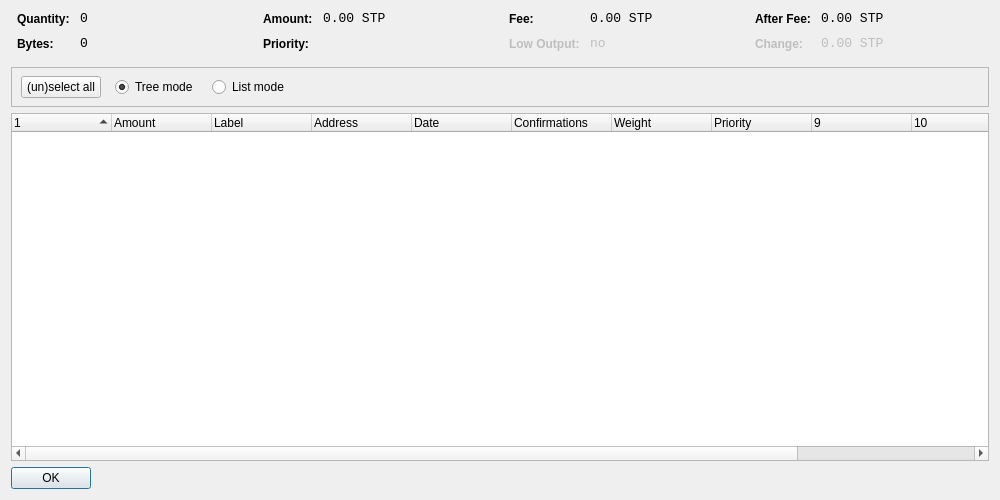
<?xml version="1.0" encoding="UTF-8"?>
<ui version="4.0">
 <class>CoinControlDialog</class>
 <widget class="QWidget" name="CoinControlDialog">
  <property name="geometry">
   <rect>
    <x>0</x>
    <y>0</y>
    <width>1000</width>
    <height>500</height>
   </rect>
  </property>
  <property name="windowTitle">
   <string>Coin Control</string>
  </property>
  <layout class="QVBoxLayout" name="verticalLayout">
   <item>
    <layout class="QHBoxLayout" name="horizontalLayoutTop" stretch="0,0,0,0">
     <property name="topMargin">
      <number>0</number>
     </property>
     <property name="bottomMargin">
      <number>10</number>
     </property>
     <item>
      <layout class="QFormLayout" name="formLayoutCoinControl1">
       <property name="horizontalSpacing">
        <number>10</number>
       </property>
       <property name="verticalSpacing">
        <number>10</number>
       </property>
       <property name="leftMargin">
        <number>6</number>
       </property>
       <property name="rightMargin">
        <number>6</number>
       </property>
       <item row="0" column="0">
        <widget class="QLabel" name="labelCoinControlQuantityText">
         <property name="styleSheet">
          <string notr="true">font-weight:bold;</string>
         </property>
         <property name="text">
          <string>Quantity:</string>
         </property>
        </widget>
       </item>
       <item row="0" column="1">
        <widget class="QLabel" name="labelCoinControlQuantity">
         <property name="font">
          <font>
           <family>Monospace</family>
           <pointsize>10</pointsize>
          </font>
         </property>
         <property name="cursor">
          <cursorShape>IBeamCursor</cursorShape>
         </property>
         <property name="contextMenuPolicy">
          <enum>Qt::ActionsContextMenu</enum>
         </property>
         <property name="text">
          <string notr="true">0</string>
         </property>
         <property name="textInteractionFlags">
          <set>Qt::LinksAccessibleByMouse|Qt::TextSelectableByKeyboard|Qt::TextSelectableByMouse</set>
         </property>
        </widget>
       </item>
       <item row="1" column="0">
        <widget class="QLabel" name="labelCoinControlBytesText">
         <property name="styleSheet">
          <string notr="true">font-weight:bold;</string>
         </property>
         <property name="text">
          <string>Bytes:</string>
         </property>
        </widget>
       </item>
       <item row="1" column="1">
        <widget class="QLabel" name="labelCoinControlBytes">
         <property name="font">
          <font>
           <family>Monospace</family>
           <pointsize>10</pointsize>
          </font>
         </property>
         <property name="cursor">
          <cursorShape>IBeamCursor</cursorShape>
         </property>
         <property name="contextMenuPolicy">
          <enum>Qt::ActionsContextMenu</enum>
         </property>
         <property name="text">
          <string notr="true">0</string>
         </property>
         <property name="textInteractionFlags">
          <set>Qt::LinksAccessibleByMouse|Qt::TextSelectableByKeyboard|Qt::TextSelectableByMouse</set>
         </property>
        </widget>
       </item>
      </layout>
     </item>
     <item>
      <layout class="QFormLayout" name="formLayoutCoinControl2">
       <property name="horizontalSpacing">
        <number>10</number>
       </property>
       <property name="verticalSpacing">
        <number>10</number>
       </property>
       <property name="leftMargin">
        <number>6</number>
       </property>
       <property name="rightMargin">
        <number>6</number>
       </property>
       <item row="0" column="0">
        <widget class="QLabel" name="labelCoinControlAmountText">
         <property name="styleSheet">
          <string notr="true">font-weight:bold;</string>
         </property>
         <property name="text">
          <string>Amount:</string>
         </property>
        </widget>
       </item>
       <item row="0" column="1">
        <widget class="QLabel" name="labelCoinControlAmount">
         <property name="font">
          <font>
           <family>Monospace</family>
           <pointsize>10</pointsize>
          </font>
         </property>
         <property name="cursor">
          <cursorShape>IBeamCursor</cursorShape>
         </property>
         <property name="contextMenuPolicy">
          <enum>Qt::ActionsContextMenu</enum>
         </property>
         <property name="text">
          <string notr="true">0.00 STP</string>
         </property>
         <property name="textInteractionFlags">
          <set>Qt::LinksAccessibleByMouse|Qt::TextSelectableByKeyboard|Qt::TextSelectableByMouse</set>
         </property>
        </widget>
       </item>
       <item row="1" column="0">
        <widget class="QLabel" name="labelCoinControlPriorityText">
         <property name="styleSheet">
          <string notr="true">font-weight:bold;</string>
         </property>
         <property name="text">
          <string>Priority:</string>
         </property>
        </widget>
       </item>
       <item row="1" column="1">
        <widget class="QLabel" name="labelCoinControlPriority">
         <property name="font">
          <font>
           <family>Monospace</family>
           <pointsize>10</pointsize>
          </font>
         </property>
         <property name="cursor">
          <cursorShape>IBeamCursor</cursorShape>
         </property>
         <property name="contextMenuPolicy">
          <enum>Qt::ActionsContextMenu</enum>
         </property>
         <property name="text">
          <string/>
         </property>
         <property name="textInteractionFlags">
          <set>Qt::LinksAccessibleByMouse|Qt::TextSelectableByKeyboard|Qt::TextSelectableByMouse</set>
         </property>
        </widget>
       </item>
      </layout>
     </item>
     <item>
      <layout class="QFormLayout" name="formLayoutCoinControl3">
       <property name="horizontalSpacing">
        <number>10</number>
       </property>
       <property name="verticalSpacing">
        <number>10</number>
       </property>
       <property name="leftMargin">
        <number>6</number>
       </property>
       <property name="rightMargin">
        <number>6</number>
       </property>
       <item row="0" column="0">
        <widget class="QLabel" name="labelCoinControlFeeText">
         <property name="styleSheet">
          <string notr="true">font-weight:bold;</string>
         </property>
         <property name="text">
          <string>Fee:</string>
         </property>
        </widget>
       </item>
       <item row="0" column="1">
        <widget class="QLabel" name="labelCoinControlFee">
         <property name="font">
          <font>
           <family>Monospace</family>
           <pointsize>10</pointsize>
          </font>
         </property>
         <property name="cursor">
          <cursorShape>IBeamCursor</cursorShape>
         </property>
         <property name="contextMenuPolicy">
          <enum>Qt::ActionsContextMenu</enum>
         </property>
         <property name="text">
          <string notr="true">0.00 STP</string>
         </property>
         <property name="textInteractionFlags">
          <set>Qt::LinksAccessibleByMouse|Qt::TextSelectableByKeyboard|Qt::TextSelectableByMouse</set>
         </property>
        </widget>
       </item>
       <item row="1" column="0">
        <widget class="QLabel" name="labelCoinControlLowOutputText">
         <property name="enabled">
          <bool>false</bool>
         </property>
         <property name="styleSheet">
          <string notr="true">font-weight:bold;</string>
         </property>
         <property name="text">
          <string>Low Output:</string>
         </property>
        </widget>
       </item>
       <item row="1" column="1">
        <widget class="QLabel" name="labelCoinControlLowOutput">
         <property name="enabled">
          <bool>false</bool>
         </property>
         <property name="font">
          <font>
           <family>Monospace</family>
           <pointsize>10</pointsize>
          </font>
         </property>
         <property name="cursor">
          <cursorShape>IBeamCursor</cursorShape>
         </property>
         <property name="contextMenuPolicy">
          <enum>Qt::ActionsContextMenu</enum>
         </property>
         <property name="text">
          <string>no</string>
         </property>
         <property name="textInteractionFlags">
          <set>Qt::LinksAccessibleByMouse|Qt::TextSelectableByKeyboard|Qt::TextSelectableByMouse</set>
         </property>
        </widget>
       </item>
      </layout>
     </item>
     <item>
      <layout class="QFormLayout" name="formLayoutCoinControl4">
       <property name="horizontalSpacing">
        <number>10</number>
       </property>
       <property name="verticalSpacing">
        <number>10</number>
       </property>
       <property name="leftMargin">
        <number>6</number>
       </property>
       <property name="rightMargin">
        <number>6</number>
       </property>
       <item row="0" column="0">
        <widget class="QLabel" name="labelCoinControlAfterFeeText">
         <property name="styleSheet">
          <string notr="true">font-weight:bold;</string>
         </property>
         <property name="text">
          <string>After Fee:</string>
         </property>
        </widget>
       </item>
       <item row="0" column="1">
        <widget class="QLabel" name="labelCoinControlAfterFee">
         <property name="font">
          <font>
           <family>Monospace</family>
           <pointsize>10</pointsize>
          </font>
         </property>
         <property name="cursor">
          <cursorShape>IBeamCursor</cursorShape>
         </property>
         <property name="contextMenuPolicy">
          <enum>Qt::ActionsContextMenu</enum>
         </property>
         <property name="text">
          <string notr="true">0.00 STP</string>
         </property>
         <property name="textInteractionFlags">
          <set>Qt::LinksAccessibleByMouse|Qt::TextSelectableByKeyboard|Qt::TextSelectableByMouse</set>
         </property>
        </widget>
       </item>
       <item row="1" column="0">
        <widget class="QLabel" name="labelCoinControlChangeText">
         <property name="enabled">
          <bool>false</bool>
         </property>
         <property name="styleSheet">
          <string notr="true">font-weight:bold;</string>
         </property>
         <property name="text">
          <string>Change:</string>
         </property>
        </widget>
       </item>
       <item row="1" column="1">
        <widget class="QLabel" name="labelCoinControlChange">
         <property name="enabled">
          <bool>false</bool>
         </property>
         <property name="font">
          <font>
           <family>Monospace</family>
           <pointsize>10</pointsize>
          </font>
         </property>
         <property name="cursor">
          <cursorShape>IBeamCursor</cursorShape>
         </property>
         <property name="contextMenuPolicy">
          <enum>Qt::ActionsContextMenu</enum>
         </property>
         <property name="text">
          <string notr="true">0.00 STP</string>
         </property>
         <property name="textInteractionFlags">
          <set>Qt::LinksAccessibleByMouse|Qt::TextSelectableByKeyboard|Qt::TextSelectableByMouse</set>
         </property>
        </widget>
       </item>
      </layout>
     </item>
    </layout>
   </item>
   <item>
    <widget class="QFrame" name="frame">
     <property name="minimumSize">
      <size>
       <width>0</width>
       <height>40</height>
      </size>
     </property>
     <property name="frameShape">
      <enum>QFrame::StyledPanel</enum>
     </property>
     <property name="frameShadow">
      <enum>QFrame::Sunken</enum>
     </property>
     <widget class="QWidget" name="horizontalLayoutWidget">
      <property name="geometry">
       <rect>
        <x>10</x>
        <y>0</y>
        <width>781</width>
        <height>41</height>
       </rect>
      </property>
      <layout class="QHBoxLayout" name="horizontalLayoutPanel" stretch="0,0,0,0">
       <property name="spacing">
        <number>14</number>
       </property>
       <item>
        <widget class="QPushButton" name="pushButtonSelectAll">
         <property name="sizePolicy">
          <sizepolicy hsizetype="Maximum" vsizetype="Fixed">
           <horstretch>0</horstretch>
           <verstretch>0</verstretch>
          </sizepolicy>
         </property>
         <property name="text">
          <string>(un)select all</string>
         </property>
        </widget>
       </item>
       <item>
        <widget class="QRadioButton" name="radioTreeMode">
         <property name="sizePolicy">
          <sizepolicy hsizetype="Maximum" vsizetype="Fixed">
           <horstretch>0</horstretch>
           <verstretch>0</verstretch>
          </sizepolicy>
         </property>
         <property name="text">
          <string>Tree mode</string>
         </property>
         <property name="checked">
          <bool>true</bool>
         </property>
        </widget>
       </item>
       <item>
        <widget class="QRadioButton" name="radioListMode">
         <property name="sizePolicy">
          <sizepolicy hsizetype="Maximum" vsizetype="Fixed">
           <horstretch>0</horstretch>
           <verstretch>0</verstretch>
          </sizepolicy>
         </property>
         <property name="text">
          <string>List mode</string>
         </property>
        </widget>
       </item>
       <item>
        <spacer name="horizontalSpacer">
         <property name="orientation">
          <enum>Qt::Horizontal</enum>
         </property>
         <property name="sizeHint" stdset="0">
          <size>
           <width>40</width>
           <height>20</height>
          </size>
         </property>
        </spacer>
       </item>
      </layout>
     </widget>
    </widget>
   </item>
   <item>
    <widget class="CoinControlTreeWidget" name="treeWidget">
     <property name="contextMenuPolicy">
      <enum>Qt::CustomContextMenu</enum>
     </property>
     <property name="sortingEnabled">
      <bool>false</bool>
     </property>
     <property name="columnCount">
      <number>12</number>
     </property>
     <attribute name="headerShowSortIndicator" stdset="0">
      <bool>true</bool>
     </attribute>
     <attribute name="headerStretchLastSection">
      <bool>false</bool>
     </attribute>
     <column>
      <property name="text">
       <string/>
      </property>
     </column>
     <column>
      <property name="text">
       <string>Amount</string>
      </property>
     </column>
     <column>
      <property name="text">
       <string>Label</string>
      </property>
     </column>
     <column>
      <property name="text">
       <string>Address</string>
      </property>
     </column>
     <column>
      <property name="text">
       <string>Date</string>
      </property>
     </column>
     <column>
      <property name="text">
       <string>Confirmations</string>
      </property>
      <property name="toolTip">
       <string>Confirmed</string>
      </property>
     </column>
     <column>
      <property name="text">
       <string>Weight</string>
      </property>
     </column>
     <column>
      <property name="text">
       <string>Priority</string>
      </property>
     </column>
     <column>
      <property name="text">
       <string/>
      </property>
     </column>
     <column>
      <property name="text">
       <string/>
      </property>
     </column>
     <column>
      <property name="text">
       <string/>
      </property>
     </column>
     <column>
      <property name="text">
       <string/>
      </property>
     </column>
    </widget>
   </item>
   <item>
    <widget class="QDialogButtonBox" name="buttonBox">
     <property name="sizePolicy">
      <sizepolicy hsizetype="Maximum" vsizetype="Fixed">
       <horstretch>0</horstretch>
       <verstretch>0</verstretch>
      </sizepolicy>
     </property>
     <property name="orientation">
      <enum>Qt::Horizontal</enum>
     </property>
     <property name="standardButtons">
      <set>QDialogButtonBox::Ok</set>
     </property>
    </widget>
   </item>
  </layout>
 </widget>
 <customwidgets>
  <customwidget>
   <class>CoinControlTreeWidget</class>
   <extends>QTreeWidget</extends>
   <header>coincontroltreewidget.h</header>
  </customwidget>
 </customwidgets>
 <resources/>
 <connections/>
</ui>
